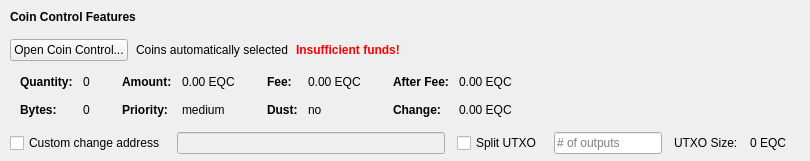
              <widget class="QFrame" name="frameCoinControl">
                <property name="sizePolicy">
                  <sizepolicy hsizetype="Expanding" vsizetype="Expanding">
                    <horstretch>0</horstretch>
                    <verstretch>0</verstretch>
                  </sizepolicy>
                </property>
                <property name="maximumSize">
                  <size>
                    <width>16777215</width>
                    <height>16777215</height>
                  </size>
                </property>
                <property name="lineWidth">
                  <number>0</number>
                </property>
                <layout class="QVBoxLayout" name="verticalLayoutCoinControl2">
                  <property name="spacing">
                    <number>0</number>
                  </property>
                  <property name="leftMargin">
                    <number>0</number>
                  </property>
                  <property name="topMargin">
                    <number>0</number>
                  </property>
                  <property name="rightMargin">
                    <number>0</number>
                  </property>
                  <property name="bottomMargin">
                    <number>6</number>
                  </property>
                  <item>
                    <layout class="QVBoxLayout" name="verticalLayoutCoinControl" stretch="0,0,0,0,1">
                      <property name="spacing">
                        <number>0</number>
                      </property>
                      <property name="leftMargin">
                        <number>10</number>
                      </property>
                      <property name="topMargin">
                        <number>10</number>
                      </property>
                      <item>
                        <layout class="QHBoxLayout" name="horizontalLayoutCoinControl1">
                          <property name="bottomMargin">
                            <number>15</number>
                          </property>
                          <item>
                            <widget class="QLabel" name="labelCoinControlFeatures">
                              <property name="sizePolicy">
                                <sizepolicy hsizetype="Preferred" vsizetype="Maximum">
                                  <horstretch>0</horstretch>
                                  <verstretch>0</verstretch>
                                </sizepolicy>
                              </property>
                              <property name="font">
                                <font>
                                  <weight>75</weight>
                                  <bold>true</bold>
                                </font>
                              </property>
                              <property name="styleSheet">
                                <string notr="true">font-weight:bold;</string>
                              </property>
                              <property name="text">
                                <string>Coin Control Features</string>
                              </property>
                            </widget>
                          </item>
                        </layout>
                      </item>
                      <item>
                        <layout class="QHBoxLayout" name="horizontalLayoutCoinControl2" stretch="0,0,0,0">
                          <property name="spacing">
                            <number>8</number>
                          </property>
                          <property name="bottomMargin">
                            <number>10</number>
                          </property>
                          <item>
                            <widget class="QPushButton" name="pushButtonCoinControl">
                              <property name="styleSheet">
                                <string notr="true"/>
                              </property>
                              <property name="text">
                                <string>Open Coin Control...</string>
                              </property>
                              <property name="autoDefault">
                                <bool>false</bool>
                              </property>
                            </widget>
                          </item>
                          <item>
                            <widget class="QLabel" name="labelCoinControlAutomaticallySelected">
                              <property name="text">
                                <string>Coins automatically selected</string>
                              </property>
                              <property name="margin">
                                <number>5</number>
                              </property>
                            </widget>
                          </item>
                          <item>
                            <widget class="QLabel" name="labelCoinControlInsuffFunds">
                              <property name="font">
                                <font>
                                  <weight>75</weight>
                                  <bold>true</bold>
                                </font>
                              </property>
                              <property name="styleSheet">
                                <string notr="true">color:red;font-weight:bold;</string>
                              </property>
                              <property name="text">
                                <string>Insufficient funds!</string>
                              </property>
                              <property name="margin">
                                <number>5</number>
                              </property>
                            </widget>
                          </item>
                          <item>
                            <spacer name="horizontalSpacerCoinControl">
                              <property name="orientation">
                                <enum>Qt::Horizontal</enum>
                              </property>
                              <property name="sizeHint" stdset="0">
                                <size>
                                  <width>40</width>
                                  <height>1</height>
                                </size>
                              </property>
                            </spacer>
                          </item>
                        </layout>
                      </item>
                      <item>
                        <widget class="QWidget" name="widgetCoinControl" native="true">
                          <property name="sizePolicy">
                            <sizepolicy hsizetype="Preferred" vsizetype="Preferred">
                              <horstretch>0</horstretch>
                              <verstretch>0</verstretch>
                            </sizepolicy>
                          </property>
                          <property name="minimumSize">
                            <size>
                              <width>0</width>
                              <height>0</height>
                            </size>
                          </property>
                          <property name="styleSheet">
                            <string notr="true"/>
                          </property>
                          <layout class="QHBoxLayout" name="horizontalLayoutCoinControl5">
                            <property name="leftMargin">
                              <number>0</number>
                            </property>
                            <property name="topMargin">
                              <number>0</number>
                            </property>
                            <property name="rightMargin">
                              <number>0</number>
                            </property>
                            <property name="bottomMargin">
                              <number>0</number>
                            </property>
                            <item>
                              <layout class="QHBoxLayout" name="horizontalLayoutCoinControl3" stretch="0,0,0,1">
                                <property name="spacing">
                                  <number>20</number>
                                </property>
                                <property name="topMargin">
                                  <number>0</number>
                                </property>
                                <property name="bottomMargin">
                                  <number>10</number>
                                </property>
                                <item>
                                  <layout class="QFormLayout" name="formLayoutCoinControl1">
                                    <property name="horizontalSpacing">
                                      <number>10</number>
                                    </property>
                                    <property name="verticalSpacing">
                                      <number>14</number>
                                    </property>
                                    <property name="leftMargin">
                                      <number>10</number>
                                    </property>
                                    <property name="topMargin">
                                      <number>4</number>
                                    </property>
                                    <property name="rightMargin">
                                      <number>6</number>
                                    </property>
                                    <item row="0" column="0">
                                      <widget class="QLabel" name="labelCoinControlQuantityText">
                                        <property name="font">
                                          <font>
                                            <weight>75</weight>
                                            <bold>true</bold>
                                          </font>
                                        </property>
                                        <property name="text">
                                          <string>Quantity:</string>
                                        </property>
                                        <property name="margin">
                                          <number>0</number>
                                        </property>
                                      </widget>
                                    </item>
                                    <item row="0" column="1">
                                      <widget class="QLabel" name="labelCoinControlQuantity">
                                        <property name="cursor">
                                          <cursorShape>IBeamCursor</cursorShape>
                                        </property>
                                        <property name="contextMenuPolicy">
                                          <enum>Qt::ActionsContextMenu</enum>
                                        </property>
                                        <property name="text">
                                          <string notr="true">0</string>
                                        </property>
                                        <property name="margin">
                                          <number>0</number>
                                        </property>
                                        <property name="textInteractionFlags">
                                          <set>Qt::LinksAccessibleByMouse|Qt::TextSelectableByKeyboard|Qt::TextSelectableByMouse</set>
                                        </property>
                                      </widget>
                                    </item>
                                    <item row="1" column="0">
                                      <widget class="QLabel" name="labelCoinControlBytesText">
                                        <property name="font">
                                          <font>
                                            <weight>75</weight>
                                            <bold>true</bold>
                                          </font>
                                        </property>
                                        <property name="text">
                                          <string>Bytes:</string>
                                        </property>
                                      </widget>
                                    </item>
                                    <item row="1" column="1">
                                      <widget class="QLabel" name="labelCoinControlBytes">
                                        <property name="cursor">
                                          <cursorShape>IBeamCursor</cursorShape>
                                        </property>
                                        <property name="contextMenuPolicy">
                                          <enum>Qt::ActionsContextMenu</enum>
                                        </property>
                                        <property name="text">
                                          <string notr="true">0</string>
                                        </property>
                                        <property name="textInteractionFlags">
                                          <set>Qt::LinksAccessibleByMouse|Qt::TextSelectableByKeyboard|Qt::TextSelectableByMouse</set>
                                        </property>
                                      </widget>
                                    </item>
                                  </layout>
                                </item>
                                <item>
                                  <layout class="QFormLayout" name="formLayoutCoinControl2">
                                    <property name="horizontalSpacing">
                                      <number>10</number>
                                    </property>
                                    <property name="verticalSpacing">
                                      <number>14</number>
                                    </property>
                                    <property name="leftMargin">
                                      <number>6</number>
                                    </property>
                                    <property name="topMargin">
                                      <number>4</number>
                                    </property>
                                    <property name="rightMargin">
                                      <number>6</number>
                                    </property>
                                    <item row="0" column="0">
                                      <widget class="QLabel" name="labelCoinControlAmountText">
                                        <property name="font">
                                          <font>
                                            <weight>75</weight>
                                            <bold>true</bold>
                                          </font>
                                        </property>
                                        <property name="text">
                                          <string>Amount:</string>
                                        </property>
                                        <property name="margin">
                                          <number>0</number>
                                        </property>
                                      </widget>
                                    </item>
                                    <item row="0" column="1">
                                      <widget class="QLabel" name="labelCoinControlAmount">
                                        <property name="cursor">
                                          <cursorShape>IBeamCursor</cursorShape>
                                        </property>
                                        <property name="contextMenuPolicy">
                                          <enum>Qt::ActionsContextMenu</enum>
                                        </property>
                                        <property name="text">
                                          <string notr="true">0.00 EQC</string>
                                        </property>
                                        <property name="textInteractionFlags">
                                          <set>Qt::LinksAccessibleByMouse|Qt::TextSelectableByKeyboard|Qt::TextSelectableByMouse</set>
                                        </property>
                                      </widget>
                                    </item>
                                    <item row="1" column="0">
                                      <widget class="QLabel" name="labelCoinControlPriorityText">
                                        <property name="font">
                                          <font>
                                            <weight>75</weight>
                                            <bold>true</bold>
                                          </font>
                                        </property>
                                        <property name="text">
                                          <string>Priority:</string>
                                        </property>
                                      </widget>
                                    </item>
                                    <item row="1" column="1">
                                      <widget class="QLabel" name="labelCoinControlPriority">
                                        <property name="cursor">
                                          <cursorShape>IBeamCursor</cursorShape>
                                        </property>
                                        <property name="contextMenuPolicy">
                                          <enum>Qt::ActionsContextMenu</enum>
                                        </property>
                                        <property name="text">
                                          <string>medium</string>
                                        </property>
                                        <property name="textInteractionFlags">
                                          <set>Qt::LinksAccessibleByMouse|Qt::TextSelectableByKeyboard|Qt::TextSelectableByMouse</set>
                                        </property>
                                      </widget>
                                    </item>
                                  </layout>
                                </item>
                                <item>
                                  <layout class="QFormLayout" name="formLayoutCoinControl3">
                                    <property name="horizontalSpacing">
                                      <number>10</number>
                                    </property>
                                    <property name="verticalSpacing">
                                      <number>14</number>
                                    </property>
                                    <property name="leftMargin">
                                      <number>6</number>
                                    </property>
                                    <property name="topMargin">
                                      <number>4</number>
                                    </property>
                                    <property name="rightMargin">
                                      <number>6</number>
                                    </property>
                                    <item row="0" column="0">
                                      <widget class="QLabel" name="labelCoinControlFeeText">
                                        <property name="font">
                                          <font>
                                            <weight>75</weight>
                                            <bold>true</bold>
                                          </font>
                                        </property>
                                        <property name="text">
                                          <string>Fee:</string>
                                        </property>
                                        <property name="margin">
                                          <number>0</number>
                                        </property>
                                      </widget>
                                    </item>
                                    <item row="0" column="1">
                                      <widget class="QLabel" name="labelCoinControlFee">
                                        <property name="cursor">
                                          <cursorShape>IBeamCursor</cursorShape>
                                        </property>
                                        <property name="contextMenuPolicy">
                                          <enum>Qt::ActionsContextMenu</enum>
                                        </property>
                                        <property name="text">
                                          <string notr="true">0.00 EQC</string>
                                        </property>
                                        <property name="textInteractionFlags">
                                          <set>Qt::LinksAccessibleByMouse|Qt::TextSelectableByKeyboard|Qt::TextSelectableByMouse</set>
                                        </property>
                                      </widget>
                                    </item>
                                    <item row="1" column="0">
                                      <widget class="QLabel" name="labelCoinControlLowOutputText">
                                        <property name="font">
                                          <font>
                                            <weight>75</weight>
                                            <bold>true</bold>
                                          </font>
                                        </property>
                                        <property name="text">
                                          <string>Dust:</string>
                                        </property>
                                      </widget>
                                    </item>
                                    <item row="1" column="1">
                                      <widget class="QLabel" name="labelCoinControlLowOutput">
                                        <property name="cursor">
                                          <cursorShape>IBeamCursor</cursorShape>
                                        </property>
                                        <property name="contextMenuPolicy">
                                          <enum>Qt::ActionsContextMenu</enum>
                                        </property>
                                        <property name="text">
                                          <string>no</string>
                                        </property>
                                        <property name="textInteractionFlags">
                                          <set>Qt::LinksAccessibleByMouse|Qt::TextSelectableByKeyboard|Qt::TextSelectableByMouse</set>
                                        </property>
                                      </widget>
                                    </item>
                                  </layout>
                                </item>
                                <item>
                                  <layout class="QFormLayout" name="formLayoutCoinControl4">
                                    <property name="horizontalSpacing">
                                      <number>10</number>
                                    </property>
                                    <property name="verticalSpacing">
                                      <number>14</number>
                                    </property>
                                    <property name="leftMargin">
                                      <number>6</number>
                                    </property>
                                    <property name="topMargin">
                                      <number>4</number>
                                    </property>
                                    <property name="rightMargin">
                                      <number>6</number>
                                    </property>
                                    <item row="0" column="0">
                                      <widget class="QLabel" name="labelCoinControlAfterFeeText">
                                        <property name="font">
                                          <font>
                                            <weight>75</weight>
                                            <bold>true</bold>
                                          </font>
                                        </property>
                                        <property name="text">
                                          <string>After Fee:</string>
                                        </property>
                                        <property name="margin">
                                          <number>0</number>
                                        </property>
                                      </widget>
                                    </item>
                                    <item row="0" column="1">
                                      <widget class="QLabel" name="labelCoinControlAfterFee">
                                        <property name="cursor">
                                          <cursorShape>IBeamCursor</cursorShape>
                                        </property>
                                        <property name="contextMenuPolicy">
                                          <enum>Qt::ActionsContextMenu</enum>
                                        </property>
                                        <property name="text">
                                          <string notr="true">0.00 EQC</string>
                                        </property>
                                        <property name="textInteractionFlags">
                                          <set>Qt::LinksAccessibleByMouse|Qt::TextSelectableByKeyboard|Qt::TextSelectableByMouse</set>
                                        </property>
                                      </widget>
                                    </item>
                                    <item row="1" column="0">
                                      <widget class="QLabel" name="labelCoinControlChangeText">
                                        <property name="font">
                                          <font>
                                            <weight>75</weight>
                                            <bold>true</bold>
                                          </font>
                                        </property>
                                        <property name="text">
                                          <string>Change:</string>
                                        </property>
                                      </widget>
                                    </item>
                                    <item row="1" column="1">
                                      <widget class="QLabel" name="labelCoinControlChange">
                                        <property name="cursor">
                                          <cursorShape>IBeamCursor</cursorShape>
                                        </property>
                                        <property name="contextMenuPolicy">
                                          <enum>Qt::ActionsContextMenu</enum>
                                        </property>
                                        <property name="text">
                                          <string notr="true">0.00 EQC</string>
                                        </property>
                                        <property name="textInteractionFlags">
                                          <set>Qt::LinksAccessibleByMouse|Qt::TextSelectableByKeyboard|Qt::TextSelectableByMouse</set>
                                        </property>
                                      </widget>
                                    </item>
                                  </layout>
                                </item>
                              </layout>
                            </item>
                          </layout>
                        </widget>
                      </item>
                      <item>
                        <layout class="QHBoxLayout" name="horizontalLayoutCoinControl4" stretch="0,0,0,0,0,0,0">
                          <property name="spacing">
                            <number>12</number>
                          </property>
                          <property name="sizeConstraint">
                            <enum>QLayout::SetDefaultConstraint</enum>
                          </property>
                          <property name="topMargin">
                            <number>5</number>
                          </property>
                          <property name="rightMargin">
                            <number>5</number>
                          </property>
                          <item>
                            <widget class="QCheckBox" name="checkBoxCoinControlChange">
                              <property name="toolTip">
                                <string>If this is activated, but the change address is empty or invalid, change will be sent to a newly generated address.</string>
                              </property>
                              <property name="text">
                                <string>Custom change address</string>
                              </property>
                              <property name="iconSize">
                                <size>
                                  <width>17</width>
                                  <height>17</height>
                                </size>
                              </property>
                            </widget>
                          </item>
                          <item>
                            <widget class="QValidatedLineEdit" name="lineEditCoinControlChange">
                              <property name="enabled">
                                <bool>false</bool>
                              </property>
                              <property name="sizePolicy">
                                <sizepolicy hsizetype="Expanding" vsizetype="Fixed">
                                  <horstretch>0</horstretch>
                                  <verstretch>0</verstretch>
                                </sizepolicy>
                              </property>
                            </widget>
                          </item>
                          <item>
                            <widget class="QCheckBox" name="splitBlockCheckBox">
                              <property name="text">
                                <string>Split UTXO</string>
                              </property>
                              <property name="iconSize">
                                <size>
                                  <width>17</width>
                                  <height>17</height>
                                </size>
                              </property>
                            </widget>
                          </item>
                          <item>
                            <widget class="QLineEdit" name="splitBlockLineEdit">
                              <property name="sizePolicy">
                                <sizepolicy hsizetype="Fixed" vsizetype="Fixed">
                                  <horstretch>50</horstretch>
                                  <verstretch>0</verstretch>
                                </sizepolicy>
                              </property>
                              <property name="placeholderText">
                                <string># of outputs</string>
                              </property>
                            </widget>
                          </item>
                          <item>
                            <widget class="QLabel" name="labelBlockSizeText">
                              <property name="text">
                                <string>UTXO Size:</string>
                              </property>
                            </widget>
                          </item>
                          <item>
                            <widget class="QLabel" name="labelBlockSize">
                              <property name="text">
                                <string>0 EQC</string>
                              </property>
                            </widget>
                          </item>
                          <item>
                            <widget class="QLabel" name="labelCoinControlChangeLabel">
                              <property name="sizePolicy">
                                <sizepolicy hsizetype="Preferred" vsizetype="Expanding">
                                  <horstretch>0</horstretch>
                                  <verstretch>0</verstretch>
                                </sizepolicy>
                              </property>
                              <property name="minimumSize">
                                <size>
                                  <width>0</width>
                                  <height>0</height>
                                </size>
                              </property>
                              <property name="text">
                                <string/>
                              </property>
                              <property name="margin">
                                <number>3</number>
                              </property>
                            </widget>
                          </item>
                        </layout>
                      </item>
                      <item>
                        <spacer name="verticalSpacerCoinControl">
                          <property name="orientation">
                            <enum>Qt::Vertical</enum>
                          </property>
                          <property name="sizeHint" stdset="0">
                            <size>
                              <width>800</width>
                              <height>1</height>
                            </size>
                          </property>
                        </spacer>
                      </item>
                    </layout>
                  </item>
                </layout>
              </widget>
